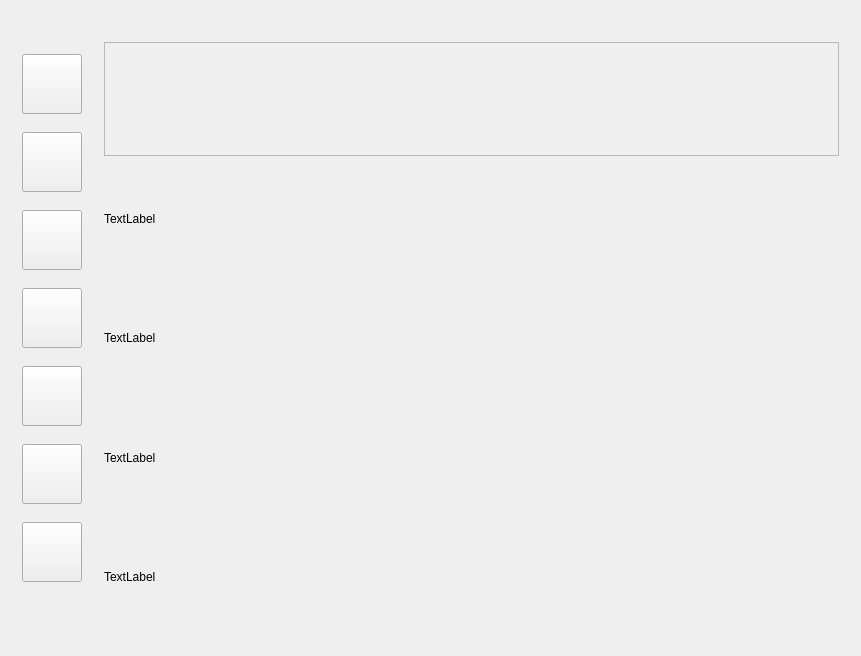
<?xml version="1.0" encoding="UTF-8"?>
<ui version="4.0">
 <class>SmartCodeClass</class>
 <widget class="QWidget" name="SmartCodeClass">
  <property name="geometry">
   <rect>
    <x>0</x>
    <y>0</y>
    <width>861</width>
    <height>656</height>
   </rect>
  </property>
  <property name="windowTitle">
   <string>SmartCode</string>
  </property>
  <layout class="QVBoxLayout" name="verticalLayout_7">
   <item>
    <spacer name="verticalSpacer">
     <property name="orientation">
      <enum>Qt::Vertical</enum>
     </property>
     <property name="sizeType">
      <enum>QSizePolicy::Fixed</enum>
     </property>
     <property name="sizeHint" stdset="0">
      <size>
       <width>20</width>
       <height>20</height>
      </size>
     </property>
    </spacer>
   </item>
   <item>
    <layout class="QHBoxLayout" name="horizontalLayout">
     <property name="spacing">
      <number>0</number>
     </property>
     <property name="leftMargin">
      <number>0</number>
     </property>
     <property name="bottomMargin">
      <number>0</number>
     </property>
     <item>
      <widget class="QWidget" name="widget" native="true">
       <layout class="QHBoxLayout" name="horizontalLayout_2">
        <item>
         <layout class="QVBoxLayout" name="verticalLayout">
          <item>
           <widget class="QPushButton" name="account_btn">
            <property name="enabled">
             <bool>true</bool>
            </property>
            <property name="sizePolicy">
             <sizepolicy hsizetype="Fixed" vsizetype="Fixed">
              <horstretch>50</horstretch>
              <verstretch>50</verstretch>
             </sizepolicy>
            </property>
            <property name="minimumSize">
             <size>
              <width>60</width>
              <height>60</height>
             </size>
            </property>
            <property name="maximumSize">
             <size>
              <width>60</width>
              <height>60</height>
             </size>
            </property>
            <property name="text">
             <string/>
            </property>
           </widget>
          </item>
          <item>
           <widget class="QPushButton" name="codegen_btn">
            <property name="sizePolicy">
             <sizepolicy hsizetype="Fixed" vsizetype="Fixed">
              <horstretch>50</horstretch>
              <verstretch>50</verstretch>
             </sizepolicy>
            </property>
            <property name="minimumSize">
             <size>
              <width>60</width>
              <height>60</height>
             </size>
            </property>
            <property name="maximumSize">
             <size>
              <width>60</width>
              <height>60</height>
             </size>
            </property>
            <property name="text">
             <string/>
            </property>
           </widget>
          </item>
          <item>
           <widget class="QPushButton" name="codeprev_btn">
            <property name="minimumSize">
             <size>
              <width>60</width>
              <height>60</height>
             </size>
            </property>
            <property name="maximumSize">
             <size>
              <width>60</width>
              <height>60</height>
             </size>
            </property>
            <property name="text">
             <string/>
            </property>
           </widget>
          </item>
          <item>
           <widget class="QPushButton" name="templete_btn">
            <property name="minimumSize">
             <size>
              <width>60</width>
              <height>60</height>
             </size>
            </property>
            <property name="maximumSize">
             <size>
              <width>60</width>
              <height>60</height>
             </size>
            </property>
            <property name="text">
             <string/>
            </property>
           </widget>
          </item>
          <item>
           <widget class="QPushButton" name="setting_btn">
            <property name="minimumSize">
             <size>
              <width>60</width>
              <height>60</height>
             </size>
            </property>
            <property name="maximumSize">
             <size>
              <width>60</width>
              <height>60</height>
             </size>
            </property>
            <property name="text">
             <string/>
            </property>
           </widget>
          </item>
          <item>
           <widget class="QPushButton" name="about_btn">
            <property name="minimumSize">
             <size>
              <width>60</width>
              <height>60</height>
             </size>
            </property>
            <property name="maximumSize">
             <size>
              <width>60</width>
              <height>60</height>
             </size>
            </property>
            <property name="text">
             <string/>
            </property>
           </widget>
          </item>
          <item>
           <widget class="QPushButton" name="extendtion_btn">
            <property name="minimumSize">
             <size>
              <width>60</width>
              <height>60</height>
             </size>
            </property>
            <property name="maximumSize">
             <size>
              <width>60</width>
              <height>60</height>
             </size>
            </property>
            <property name="text">
             <string/>
            </property>
           </widget>
          </item>
          <item>
           <spacer name="verticalSpacer_2">
            <property name="orientation">
             <enum>Qt::Vertical</enum>
            </property>
            <property name="sizeType">
             <enum>QSizePolicy::Fixed</enum>
            </property>
            <property name="sizeHint" stdset="0">
             <size>
              <width>20</width>
              <height>40</height>
             </size>
            </property>
           </spacer>
          </item>
         </layout>
        </item>
       </layout>
      </widget>
     </item>
     <item>
      <widget class="QStackedWidget" name="stackedWidget">
       <property name="currentIndex">
        <number>0</number>
       </property>
       <widget class="QWidget" name="account_page">
        <layout class="QVBoxLayout" name="verticalLayout_6">
         <item>
          <layout class="QVBoxLayout" name="verticalLayout_4">
           <property name="sizeConstraint">
            <enum>QLayout::SetNoConstraint</enum>
           </property>
           <item>
            <widget class="QFrame" name="frame">
             <property name="frameShape">
              <enum>QFrame::StyledPanel</enum>
             </property>
             <property name="frameShadow">
              <enum>QFrame::Raised</enum>
             </property>
            </widget>
           </item>
           <item>
            <widget class="QLabel" name="label_8">
             <property name="text">
              <string>TextLabel</string>
             </property>
            </widget>
           </item>
           <item>
            <widget class="QLabel" name="label_7">
             <property name="text">
              <string>TextLabel</string>
             </property>
            </widget>
           </item>
           <item>
            <widget class="QLabel" name="label_5">
             <property name="text">
              <string>TextLabel</string>
             </property>
            </widget>
           </item>
           <item>
            <widget class="QLabel" name="label_6">
             <property name="text">
              <string>TextLabel</string>
             </property>
            </widget>
           </item>
          </layout>
         </item>
        </layout>
       </widget>
       <widget class="QWidget" name="page_2">
        <layout class="QVBoxLayout" name="verticalLayout_5">
         <item>
          <layout class="QVBoxLayout" name="verticalLayout_3">
           <item>
            <layout class="QHBoxLayout" name="horizontalLayout_8">
             <item>
              <layout class="QVBoxLayout" name="verticalLayout_2">
               <item>
                <layout class="QHBoxLayout" name="horizontalLayout_3">
                 <item>
                  <widget class="QLabel" name="label">
                   <property name="text">
                    <string>TextLabel</string>
                   </property>
                  </widget>
                 </item>
                 <item>
                  <widget class="QLineEdit" name="lineEdit"/>
                 </item>
                </layout>
               </item>
               <item>
                <layout class="QHBoxLayout" name="horizontalLayout_4">
                 <item>
                  <widget class="QLabel" name="label_2">
                   <property name="text">
                    <string>TextLabel</string>
                   </property>
                  </widget>
                 </item>
                 <item>
                  <widget class="QLineEdit" name="lineEdit_2"/>
                 </item>
                </layout>
               </item>
              </layout>
             </item>
             <item>
              <widget class="QPushButton" name="pushButton_8">
               <property name="text">
                <string>PushButton</string>
               </property>
              </widget>
             </item>
            </layout>
           </item>
           <item>
            <layout class="QHBoxLayout" name="horizontalLayout_5">
             <item>
              <widget class="QRadioButton" name="radioButton">
               <property name="text">
                <string>RadioButton</string>
               </property>
              </widget>
             </item>
             <item>
              <widget class="QRadioButton" name="radioButton_2">
               <property name="text">
                <string>RadioButton</string>
               </property>
              </widget>
             </item>
            </layout>
           </item>
           <item>
            <layout class="QHBoxLayout" name="horizontalLayout_6">
             <item>
              <widget class="QLabel" name="label_3">
               <property name="text">
                <string>TextLabel</string>
               </property>
              </widget>
             </item>
             <item>
              <widget class="QComboBox" name="comboBox"/>
             </item>
            </layout>
           </item>
           <item>
            <layout class="QHBoxLayout" name="horizontalLayout_7">
             <item>
              <widget class="QLabel" name="label_4">
               <property name="text">
                <string>TextLabel</string>
               </property>
              </widget>
             </item>
             <item>
              <widget class="QComboBox" name="comboBox_2"/>
             </item>
            </layout>
           </item>
           <item>
            <widget class="QTextEdit" name="textEdit"/>
           </item>
           <item>
            <widget class="QPushButton" name="pushButton_9">
             <property name="text">
              <string>PushButton</string>
             </property>
            </widget>
           </item>
          </layout>
         </item>
        </layout>
       </widget>
      </widget>
     </item>
    </layout>
   </item>
  </layout>
 </widget>
 <layoutdefault spacing="6" margin="11"/>
 <resources>
  <include location="SmartCode.qrc"/>
 </resources>
 <connections/>
</ui>
